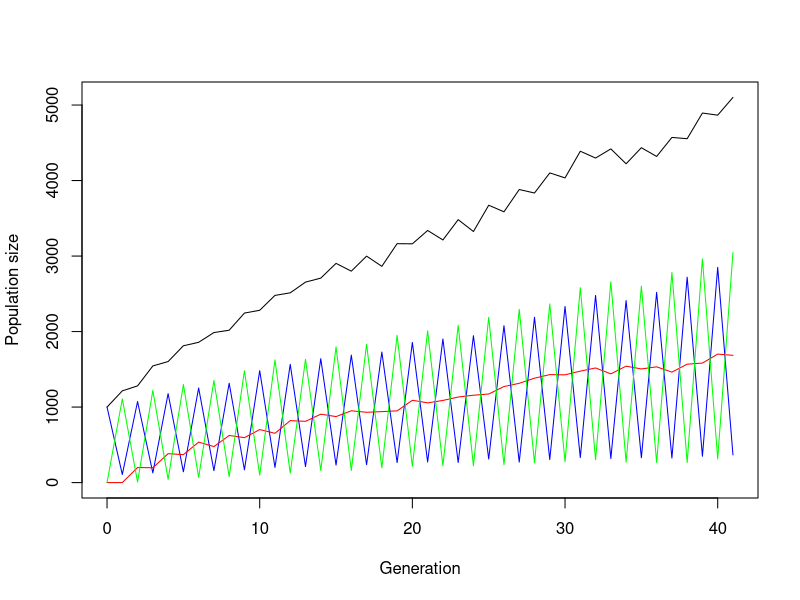

Here is the R script that generated this plot: (Note: this script raises an error after producing the figure.)
## ---- chunk 1
simulate_one_gen_hardy_weinberg <- function(N_aa,N_Aa, N_AA, fitnessaa, fitnessAa, fitnessAA, avgmigrants, mut_rate) {
  # calculate total pop size
  tot_pop <- N_aa+N_Aa+N_AA
  # calculate average fitness
  avg_fit <- weighted.mean(c(fitnessaa, fitnessAa, fitnessAA), c(N_aa,N_Aa, N_AA))
  # calculate deterministic next gen pop size
  next_gen_tot_pop <- tot_pop*avg_fit
  # calculate the allele frequnecies
  a_tot <- 2*N_aa+N_Aa
  A_tot <- 2*N_AA+N_Aa
  a_to_A_mut <- max(rpois(1,a_tot*mut_rate),a_tot)
  A_to_a_mut <- max(rpois(1,A_tot*mut_rate),A_tot)
  p <- (a_tot+A_to_a_mut-a_to_A_mut)/(2*tot_pop)
  q <- (A_tot+a_to_A_mut-A_to_a_mut)/(2*tot_pop)
  # Next generation genotype frequencies; selection is applied here
  det_aa_next <- (p^2)*fitnessaa/avg_fit
  det_Aa_next <- (2*p*q)*fitnessAa/avg_fit
  det_AA_next <- (q^2)*fitnessAA/avg_fit
  
  #migrationrate
  aa_migrants <- rpois(1, avgmigrants)
  
  # draw offspring according to Poisson distribution
  offsp_aa <- rpois(1, next_gen_tot_pop*det_aa_next) + aa_migrants
  offsp_Aa <- rpois(1, next_gen_tot_pop*det_Aa_next)
  offsp_AA <- rpois(1, next_gen_tot_pop*det_AA_next)
  
  
  return(c(offsp_aa, offsp_Aa,offsp_AA))
}
# Test the function
print(simulate_one_gen_hardy_weinberg(100,0,0,0.9,0.9,1.1, 5, 0.01))
## ---- chunk 2
simulate_pop_HW <- function(N_init_aa, N_init_Aa, N_init_AA, fitnessaa, fitnessAa, fitnessAA, avgmigrants, mut_rate, t_max) {
  # Create the vector in which to save the results
  pop_vector <- c(N_init_aa, N_init_Aa, N_init_AA)
  # initiate the variables
  pop_new <- c(N_init_aa, N_init_Aa, N_init_AA)
  v <- 0
  # run the simulation until generation t_max
  for (i in 1:t_max+1) {
    #define fitness of a and A for each iteration
    # redefine the current population one generation later
    pop_new <- simulate_one_gen_hardy_weinberg(pop_new[1],pop_new[2], pop_new[3], fitnessaa, fitnessAa, fitnessAA,avgmigrants, mut_rate)
    # add the new population sizes to the output vector
    pop_vector <- rbind(pop_vector,pop_new)
    # condition to stop the simulation before t_max: either the population exceeds 1.5 times the original population size, or it goes extinct
    if (pop_new[1]+pop_new[2]+pop_new[3]>=5*(N_init_aa+ N_init_Aa+ N_init_AA) | pop_new[1]+pop_new[2]==0) break
  }
  
  # define the row and column names of the output vector
  rownames(pop_vector) <- (0:t_max)[1:length(pop_vector[,1])] # note that the vector has to be cut if the simulation stopped early
  colnames(pop_vector) <- c("aa","Aa","AA")
  # return the result
  return(pop_vector)	
}

## ---- chunk 3
max_gen <- 100
output <- simulate_pop_HW(1000,0,0,0.95,0.95,1.1, 100,0.01,max_gen)
print(tail(output,10))
x_range <- 0:(length(output[,1])-1)
plot(x_range,output[,1]+output[,2]+output[,3],type='l',ylim=c(0,max(output[,1]+output[,2]+output[,3])),xlab = "Generation",ylab = "Population size")
lines(x_range,output[,1], col="blue")
lines(x_range,output[,2], col="red")
lines(x_range,output[,3], col="green")

## ---- chunk 4
# set some parameters to fixed values
init_a <- 100
init_A <- 0
m_rate <- 0.001
max_gen <- 1000
# determine how often to run the simulation for each set of parameters
no_replicates <- 100

# set parameters to vary
s_values <- c(0.2,0.3,0.4)
r_values <- c(0.05,0.1,0.15)

# initialize data table - where to collect the results
data_table <- c()
# run the simulation across all chosen parameters
# loop over decay rates
for(rval in r_values){
  # loop over selection coefficients
  for(sval in s_values){
    # different way of running many simulations: make replicates using "repeat" function with a counter i
    # reset counter
    i<-1
    repeat {
      # increase counter by one
      i<-i+1
      # run the simulation once
      one_run <- simulate_pop(init_a,init_A,rval,sval,m_rate,max_gen)
      # determine total population sizes
      total_size <- one_run[,1]+one_run[,2]
      # determine minimum population size
      min_size <- min(total_size)
      # determine (first) generation at which this population size occurred
      min_gen <- as.numeric(which(total_size==min_size)[1])
      # enter the data into the table
      data_table <- rbind(data_table,c(rval,sval,min_gen,min_size)) # note that we add the varying parameters (decay rate and selection coefficient) to the table too
      # stop the repeated computation after no_replicates times
      if(i>no_replicates) break
    }
  }
}
# define column names of data table
colnames(data_table) <- c("r","s","min_gen","no_min")
# show the first lines of the output
print(head(data_table))
## ---- chunk 5
# Draw 5 (pseudo)random numbers from a normal distribution
rnorm(5)
# Draw again 5 (pseudo)random numbers from a normal distribution
rnorm(5)
## ---- chunk 6
#initialize the seed of the pseudo random generator
set.seed(1)
# Draw 5 (pseudo)random numbers from a normal distribution
rnorm(5)
#initialize the seed of the pseudo random generator
set.seed(1)
# Draw again 5 (pseudo)random numbers from a normal distribution
rnorm(5)
